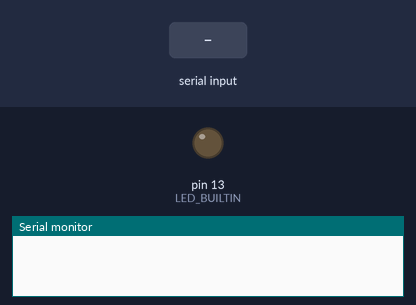
Recording of a sketch running on a simulated Arduino Uno, built with avr-gcc and run on an emulated ATmega328P. Shown: output pins drawn as LEDs (lit = HIGH), the last lines printed to the serial monitor. The test bench sets the inputs (shaded band). No radio packets arrive unless stated.

Above: at 1.2 s.
1.3 s: "1" received over Serial
At 3.1 s:
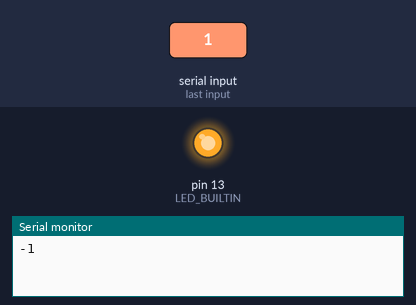
Timing chart, 0 to 4.6 s (numbered marks = the images above; inputs shaded):
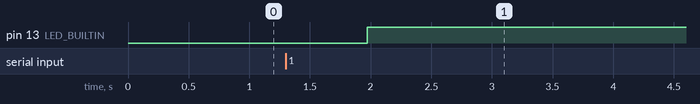

The sketch:

transmitter.ino
```cpp
#include <VirtualWire.h>
char inData[8];
int newmessage = 0;
void setup() {

   pinMode(LED_BUILTIN, OUTPUT);
vw_setup(2000);
vw_set_tx_pin(12);
Serial.begin(9600);
}
void loop()
{
  char inData[9]={'-','a', 'r', 'd', 'u', 'i', 'n', 'o', '\0'};
char inChar;
byte index = 1;
char mss[20];
inData[0]='-';
 while(Serial.available() > 0){
       if(index < 16)
       {
           delay(10);
           inChar = Serial.read();
           inData[index] = inChar;
           index++;
           inData[index] = '\0';
       }
           newmessage = 1;
   }
   if(newmessage == 1)
   {
   digitalWrite(LED_BUILTIN, LOW);

           //inData[0] = '-';
           sprintf(mss, "%s", inData);
           vw_send((uint8_t *)mss, strlen(mss));
           vw_wait_tx();
           Serial.println(inData);
           delay(600);
           digitalWrite(LED_BUILTIN, HIGH);
           newmessage = 0; // Indicate that there is no new message to wait for the new one
   }
}
```

Measured:
- after the input at 1.3 s, pin 13 (LED_BUILTIN): LOW → HIGH after 0.67 s
